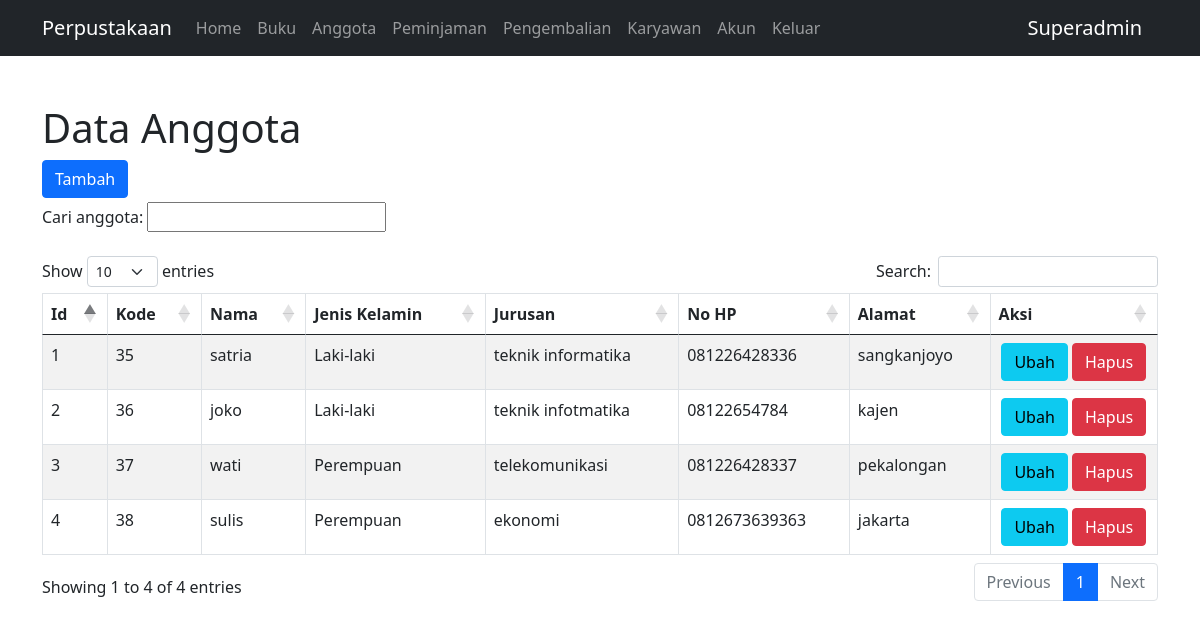
The app's page /anggota.php (signed in) with its own data.
### tables this page shows
CREATE TABLE `tb_anggota` (
  `id_anggota` int NOT NULL,
  `kode_anggota` varchar(10) NOT NULL,
  `nama_anggota` char(255) NOT NULL,
  `jk_anggota` enum('Laki-laki','Perempuan') NOT NULL,
  `jurusan_anggota` char(255) NOT NULL,
  `no_hp_anggota` varchar(13) DEFAULT NULL,
  `alamat_anggota` varchar(255) DEFAULT NULL
);

### config/controller.php (called while the page is built, shortened)
<?php
function select($query)
{
    global $db_connect;
    $result = mysqli_query($db_connect, $query);
    $rows = [];
    while ($row = mysqli_fetch_assoc($result)) {
        $rows[] = $row;
    }
    return $rows;
}

### anggota.php (the view, shortened to what this page needs)
<?php
include 'layout/header.php';
$data_anggota = select("SELECT * FROM tb_anggota ORDER BY id_anggota ASC")
?>
<div class="container mt-5">
    <h1>Data Anggota</h1>
    <a href="tambah-anggota.php" class="btn btn-primary mb-1">Tambah</a>
    <form action="" method="get">
        <label for="cari">Cari anggota:</label>
        <input type="text" name="cari">
    </form>
    <br>
    <table class="table table-bordered table-striped mt-3" id="table">
        <thead>
            <tr>
                <th>Id</th>
                <th>Kode</th>
                <th>Nama</th>
                <th>Jenis Kelamin</th>
                <th>Jurusan</th>
                <th>No HP</th>
                <th>Alamat</th>
                <th>Aksi</th>
            </tr>
        </thead>
        <tbody>
            <?php $no = 1;
            ?>
            <?php foreach ($data_anggota as $anggota) : ?>
                <tr>
                    <td><?= $no++; ?></td>
                    <td><?= $anggota['kode_anggota']; ?></td>
                    <td><?= $anggota['nama_anggota']; ?></td>
                    <td><?= $anggota['jk_anggota']; ?></td>
                    <td><?= $anggota['jurusan_anggota']; ?></td>
                    <td><?= $anggota['no_hp_anggota']; ?></td>
                    <td><?= $anggota['alamat_anggota']; ?></td>
                    <td width="15%" class="text-center">
                        <a href="update-anggota.php?id_anggota=<?= $anggota['id_anggota']; ?>" class="btn btn-info">Ubah</a>
                        <a href="delete-anggota.php?id_anggota=<?= $anggota['id_anggota']; ?>" class="btn btn-danger" onclick="return confirm('Yakin akan menghapus data')">Hapus</a>
                    </td>
                </tr>
            <?php endforeach; ?>
        </tbody>
    </table>
</div>
<?php
include 'layout/footer.php';
?>

### layout/header.php (shortened to what this page needs)
<!DOCTYPE html>
<html lang="en">
<head>
    <link href="https://cdn.jsdelivr.net/npm/bootstrap@5.0.2/dist/css/bootstrap.min.css" rel="stylesheet">
    <link rel="stylesheet" href="https://cdn.datatables.net/1.12.1/css/dataTables.bootstrap5.min.css">
</head>
<body>
    <div>
        <nav class="navbar navbar-expand-lg navbar-dark bg-dark">
            <div class="container">
                <a class="navbar-brand" href="index.php">Perpustakaan</a>
                <div class="collapse navbar-collapse" id="navbarNav">
                    <ul class="navbar-nav">
                        <li class="nav-item">
                            <a class="nav-link" aria-current="page" href="index.php">Home</a>
                        </li>
                        <li class="nav-item">
                            <a class="nav-link" href="buku.php">Buku</a>
                        </li>
                        <li class="nav-item">
                            <a class="nav-link" href="anggota.php">Anggota</a>
                        </li>
                        <li class="nav-item">
                            <a class="nav-link" href="peminjaman.php">Peminjaman</a>
                        </li>
                        <li class="nav-item">
                            <a class="nav-link" href="pengembalian.php">Pengembalian</a>
                        </li>
                        <?php if ($_SESSION['level'] == 1 or $_SESSION['level'] == 1) : ?>
                            <li class="nav-item">
                                <a class="nav-link" href="karyawan.php">Karyawan</a>
                            </li>
                            <li class="nav-item">
                                <a class="nav-link" href="modal.php">Akun</a>
                            </li>
                        <?php endif; ?>
                        <li class="nav-item">
                            <a class="nav-link" href="logout.php">Keluar</a>
                        </li>
                    </ul>
                </div>
                <div>
                    <a class="navbar-brand" href="#"><?= $_SESSION['nama'] ?></a>
                </div>
            </div>
        </nav>
    </div>

### layout/footer.php (shortened to what this page needs)
</body>
</html>

### records on screen
tb_anggota: kode_anggota "35", nama_anggota "satria", jk_anggota "Laki-laki", jurusan_anggota "teknik informatika", no_hp_anggota "081226428336", alamat_anggota "sangkanjoyo"
tb_anggota: kode_anggota "36", nama_anggota "joko", jk_anggota "Laki-laki", jurusan_anggota "teknik infotmatika", no_hp_anggota "08122654784", alamat_anggota "kajen"
tb_anggota: kode_anggota "37", nama_anggota "wati", jk_anggota "Perempuan", jurusan_anggota "telekomunikasi", no_hp_anggota "081226428337", alamat_anggota "pekalongan"
tb_anggota: kode_anggota "38", nama_anggota "sulis", jk_anggota "Perempuan", jurusan_anggota "ekonomi", no_hp_anggota "0812673639363", alamat_anggota "jakarta"

### other values on screen
$_SESSION['nama'] "Superadmin"
